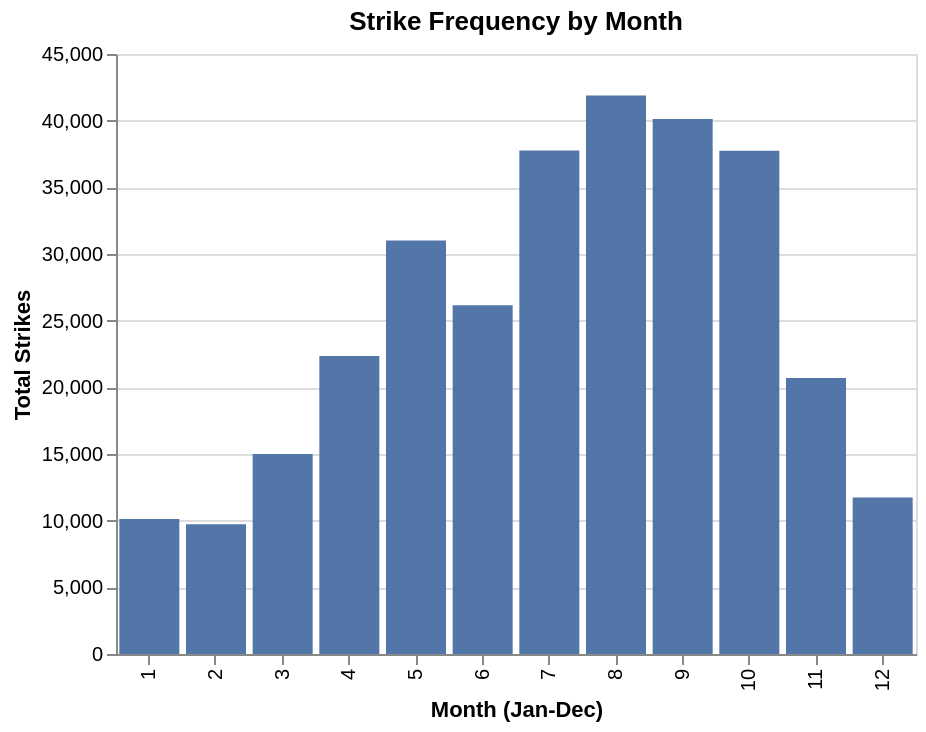

The cell this chart's notebook holds for it:
### Code cell
# 1. Seasonal Analysis: Strikes by Month
# Based on image_d82084.png
month_chart = alt.Chart(monthly_strikes).mark_bar(color='#5276A7').encode(
    x=alt.X('incident_month:O', title='Month (Jan-Dec)'),
    y=alt.Y('strike_count:Q', title='Total Strikes'),
    tooltip=['incident_month', 'strike_count']
).properties(
    title='Strike Frequency by Month',
    width=400,
    height=300
)

month_chart.display()

### Figure 1 — Vega-Lite specification as saved in the notebook (floating-point values rounded to 4 significant figures)
{"config": {"view": {"continuousWidth": 300, "continuousHeight": 300}}, "data": {"name": "data-2c462566c95971b26a4ef2a533973d22"}, "mark": {"type": "bar", "color": "#5276A7"}, "encoding": {"tooltip": [{"field": "incident_month", "type": "quantitative"}, {"field": "strike_count", "type": "quantitative"}], "x": {"field": "incident_month", "title": "Month (Jan-Dec)", "type": "ordinal"}, "y": {"field": "strike_count", "title": "Total Strikes", "type": "quantitative"}}, "height": 300, "title": "Strike Frequency by Month", "width": 400, "$schema": "https://vega.github.io/schema/vega-lite/v6.1.0.json", "datasets": {"data-2c462566c95971b26a4ef2a533973d22": [{"incident_month": 1, "strike_count": 10125}, {"incident_month": 2, "strike_count": 9732}, {"incident_month": 3, "strike_count": 14991}, {"incident_month": 4, "strike_count": 22358}, {"incident_month": 5, "strike_count": 31016}, {"incident_month": 6, "strike_count": 26148}, {"incident_month": 7, "strike_count": 37764}, {"incident_month": 8, "strike_count": 41885}, {"incident_month": 9, "strike_count": 40124}, {"incident_month": 10, "strike_count": 37745}, {"incident_month": 11, "strike_count": 20691}, {"incident_month": 12, "strike_count": 11745}]}}
